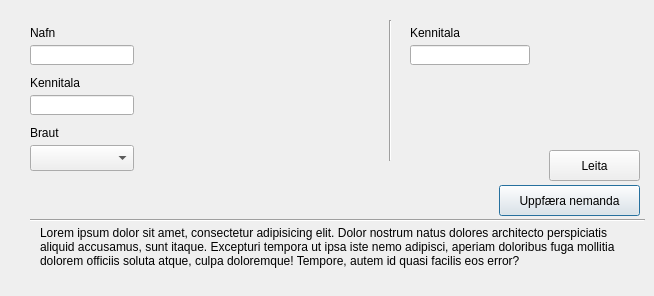
      <widget class="QWidget" name="studentsTabCreate_3">
       <attribute name="title">
        <string>Nemandi</string>
       </attribute>
       <widget class="Line" name="line_38">
        <property name="geometry">
         <rect>
          <x>30</x>
          <y>210</y>
          <width>615</width>
          <height>20</height>
         </rect>
        </property>
        <property name="orientation">
         <enum>Qt::Horizontal</enum>
        </property>
       </widget>
       <widget class="QPushButton" name="pushButton_33">
        <property name="geometry">
         <rect>
          <x>499</x>
          <y>185</y>
          <width>141</width>
          <height>31</height>
         </rect>
        </property>
        <property name="sizePolicy">
         <sizepolicy hsizetype="Minimum" vsizetype="Fixed">
          <horstretch>0</horstretch>
          <verstretch>0</verstretch>
         </sizepolicy>
        </property>
        <property name="layoutDirection">
         <enum>Qt::LeftToRight</enum>
        </property>
        <property name="autoFillBackground">
         <bool>false</bool>
        </property>
        <property name="text">
         <string>Uppfæra nemanda</string>
        </property>
        <property name="autoDefault">
         <bool>false</bool>
        </property>
        <property name="default">
         <bool>true</bool>
        </property>
        <property name="flat">
         <bool>false</bool>
        </property>
       </widget>
       <widget class="QLineEdit" name="lineEditCourseAddCourseName_14">
        <property name="geometry">
         <rect>
          <x>30</x>
          <y>45</y>
          <width>104</width>
          <height>20</height>
         </rect>
        </property>
        <property name="focusPolicy">
         <enum>Qt::StrongFocus</enum>
        </property>
        <property name="text">
         <string/>
        </property>
        <property name="maxLength">
         <number>75</number>
        </property>
        <property name="placeholderText">
         <string/>
        </property>
       </widget>
       <widget class="QLineEdit" name="lineEditCourseAddCourseName_15">
        <property name="geometry">
         <rect>
          <x>30</x>
          <y>95</y>
          <width>104</width>
          <height>20</height>
         </rect>
        </property>
        <property name="focusPolicy">
         <enum>Qt::StrongFocus</enum>
        </property>
        <property name="text">
         <string/>
        </property>
        <property name="maxLength">
         <number>75</number>
        </property>
        <property name="placeholderText">
         <string/>
        </property>
       </widget>
       <widget class="QLabel" name="label_149">
        <property name="geometry">
         <rect>
          <x>30</x>
          <y>70</y>
          <width>101</width>
          <height>20</height>
         </rect>
        </property>
        <property name="layoutDirection">
         <enum>Qt::LeftToRight</enum>
        </property>
        <property name="text">
         <string>Kennitala</string>
        </property>
        <property name="alignment">
         <set>Qt::AlignBottom|Qt::AlignLeading|Qt::AlignLeft</set>
        </property>
       </widget>
       <widget class="QComboBox" name="comboBox_25">
        <property name="geometry">
         <rect>
          <x>30</x>
          <y>145</y>
          <width>104</width>
          <height>26</height>
         </rect>
        </property>
       </widget>
       <widget class="QLabel" name="label_150">
        <property name="geometry">
         <rect>
          <x>30</x>
          <y>20</y>
          <width>101</width>
          <height>20</height>
         </rect>
        </property>
        <property name="layoutDirection">
         <enum>Qt::LeftToRight</enum>
        </property>
        <property name="text">
         <string>Nafn</string>
        </property>
        <property name="alignment">
         <set>Qt::AlignBottom|Qt::AlignLeading|Qt::AlignLeft</set>
        </property>
       </widget>
       <widget class="QLabel" name="label_151">
        <property name="geometry">
         <rect>
          <x>30</x>
          <y>120</y>
          <width>101</width>
          <height>20</height>
         </rect>
        </property>
        <property name="layoutDirection">
         <enum>Qt::LeftToRight</enum>
        </property>
        <property name="text">
         <string>Braut</string>
        </property>
        <property name="alignment">
         <set>Qt::AlignBottom|Qt::AlignLeading|Qt::AlignLeft</set>
        </property>
       </widget>
       <widget class="QLabel" name="label_152">
        <property name="geometry">
         <rect>
          <x>40</x>
          <y>226</y>
          <width>591</width>
          <height>61</height>
         </rect>
        </property>
        <property name="text">
         <string>Lorem ipsum dolor sit amet, consectetur adipisicing elit. Dolor nostrum natus dolores architecto perspiciatis aliquid accusamus, sunt itaque. Excepturi tempora ut ipsa iste nemo adipisci, aperiam doloribus fuga mollitia dolorem officiis soluta atque, culpa doloremque! Tempore, autem id quasi facilis eos error?</string>
        </property>
        <property name="textFormat">
         <enum>Qt::AutoText</enum>
        </property>
        <property name="scaledContents">
         <bool>false</bool>
        </property>
        <property name="alignment">
         <set>Qt::AlignLeading|Qt::AlignLeft|Qt::AlignTop</set>
        </property>
        <property name="wordWrap">
         <bool>true</bool>
        </property>
       </widget>
       <widget class="QLineEdit" name="lineEditCourseAddCourseNum_9">
        <property name="geometry">
         <rect>
          <x>410</x>
          <y>45</y>
          <width>120</width>
          <height>20</height>
         </rect>
        </property>
        <property name="inputMask">
         <string/>
        </property>
        <property name="text">
         <string/>
        </property>
        <property name="maxLength">
         <number>11</number>
        </property>
        <property name="placeholderText">
         <string/>
        </property>
       </widget>
       <widget class="QPushButton" name="pushButton_41">
        <property name="geometry">
         <rect>
          <x>549</x>
          <y>150</y>
          <width>91</width>
          <height>31</height>
         </rect>
        </property>
        <property name="text">
         <string>Leita</string>
        </property>
       </widget>
       <widget class="QLabel" name="label_168">
        <property name="geometry">
         <rect>
          <x>410</x>
          <y>20</y>
          <width>101</width>
          <height>20</height>
         </rect>
        </property>
        <property name="text">
         <string>Kennitala</string>
        </property>
        <property name="alignment">
         <set>Qt::AlignBottom|Qt::AlignLeading|Qt::AlignLeft</set>
        </property>
       </widget>
       <widget class="Line" name="line_46">
        <property name="geometry">
         <rect>
          <x>380</x>
          <y>20</y>
          <width>20</width>
          <height>141</height>
         </rect>
        </property>
        <property name="orientation">
         <enum>Qt::Vertical</enum>
        </property>
       </widget>
      </widget>
